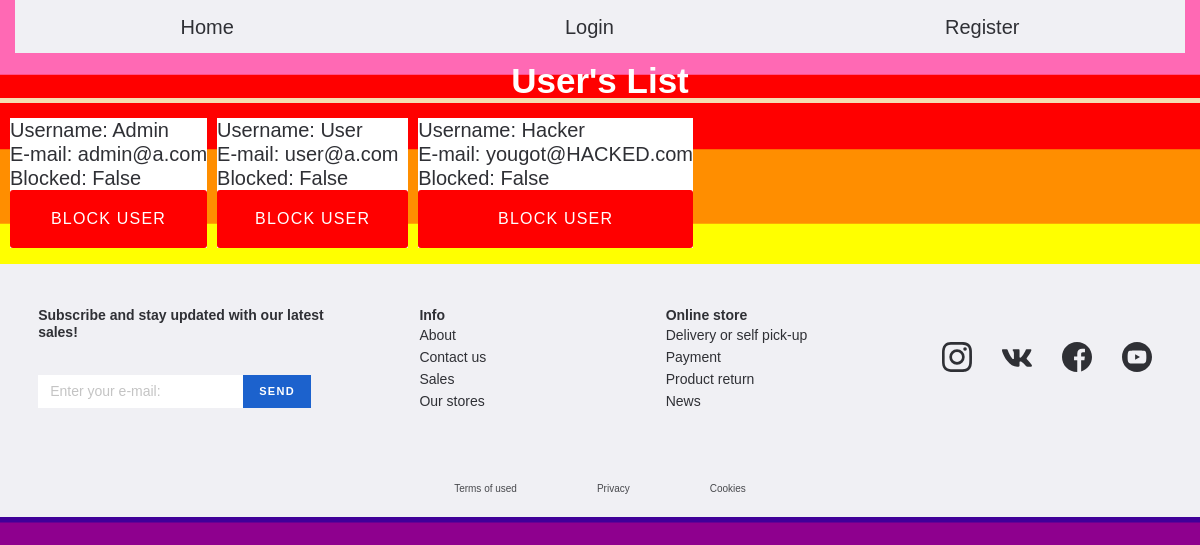
The page /admin/all_users on the database as committed earlier.
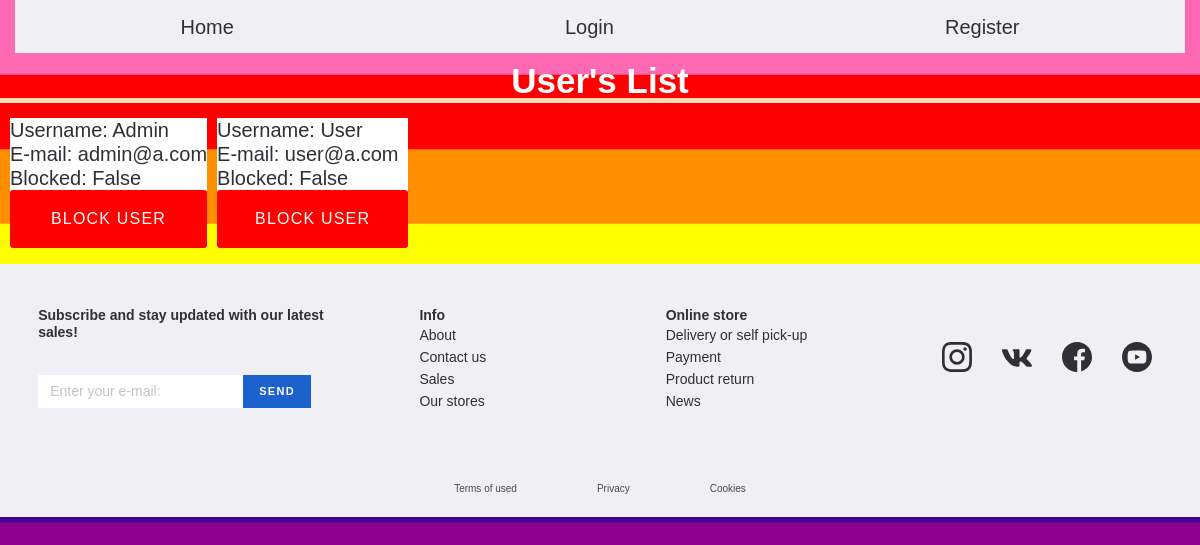
The same page on the database as committed later.
### tables this page shows
CREATE TABLE "users" (
	"username"	TEXT,
	"email"	TEXT UNIQUE,
	"blocked"	INTEGER,
	PRIMARY KEY("username")
);

### views/admins.py (the view)
@admin_blueprint.get('/all_users')
def all_users_get():
    return AdminLogic.users_list()

### db/db.py (called while the page is built)
def get_all_users() -> connection.cursor():
    with connection:
        cursor = connection.cursor()
        cursor.execute(SELECT_ALL_USERS)
        return cursor.fetchall()

def get_headers(database: str) -> List:
    with connection:
        cursor = connection.execute(f"select * from {database};")
        return list(map(lambda x: x[0], cursor.description))

### logic/admin_logic.py (called while the page is built)
def users_list():
    _users = User.find_all_from_db()
    return render_template('admin/user_list.html', users=_users)

### models/abc/model.py (called while the page is built)
    @classmethod
    def find_many_by(cls: Type[T], header: str = None) -> List[T]:
        if header == "users":
            database = get_all_users()
        else:
            database = get_all_passwords()
        headers = get_headers(header)  # "passwords" or "users"
        return [cls(**i) for i in cls.strip_tup(headers, database)]

    @classmethod
    def strip_tup(cls: Type[T], headers: List, database: List) -> Union[list, dict]:
        ret = {}
        ret_dict = {}
        if type(database) is list:
            for data in database:
                for j in range(len(data)):
                    ret_dict.update({headers[j]: data[j]})
                ret.update({uuid.uuid4().int: ret_dict})
                ret_dict = {}
            return list(ret.values())
        else:
            for i in range(len(database)):
                ret.update({headers[i]: database[i]})
            return ret

### models/user/user.py (called while the page is built)
    @classmethod
    def find_all_from_db(cls) -> List["User"]:
        return cls.find_many_by(cls.DATABASE)

### templates/admin/user_list.html (shortened to what this page needs)
{% extends "base.html" %}
{% block content %}
    <header class="list__header--decor">
        <h1 class="list__header-text--decor">User's List</h1>
    </header>
    <section>
        {% if users | length > 0 %}
            <div class="list-group mb-3 list-group--decor">
                {% for user in users %}
                    <div class="list-group-items list-group-items--decor">
                        <div class="list-group-item-heading" id="{{ user._name }}">
                            <p>
                                Username: {{ user._name }}<br>
                                E-mail: {{ user._email }}<br>
                            </p>
                            {% if user._blocked == 0 %}
                                <p>
                                    Blocked: False
                                </p>
                                    <button class="button button--block">
                                <a class="btn"
                                   href="{{ url_for('admin.block_user', block=user._name) }}">Block User</a>
                                 </button>
                            {% endif %}
                        </div>
                    </div>
                {% endfor %}
            </div>
        {% endif %}
    </section>
{% endblock %}

### templates/base.html (shortened to what this page needs)
<!DOCTYPE html>
<html lang="en">
<head>
    <link rel="stylesheet" href="https://cdnjs.cloudflare.com/ajax/libs/normalize/8.0.1/normalize.css" />
    <link rel="stylesheet" href="https://maxcdn.bootstrapcdn.com/bootstrap/4.0.0/css/bootstrap.min.css"
>
    <link rel="stylesheet" href="../static/front/css/style.css">
</head>
<body class="body">
<div class="header__bottom">
    <div class="container">
        <ul class="menu-categories">
            <li class="menu-categories__item">
                <a href="{{ url_for('home') }}" class="menu-categories__link">Home</a>
            </li>
            <li class="menu-categories__item">
                <a href="{{ url_for('users.login_get') }}" class="menu-categories__link">Login</a>
            </li>
            {% if session['name_email'] %}
                <li class="menu-categories__item">
                    <a href="{{ url_for('users.logout') }}" class="menu-categories__link">Logout </a>
                </li>
            {% else %}
                <li class="menu-categories__item">
                    <a href="{{ url_for('users.register_get') }}" class="menu-categories__link">Register</a>
                </li>
            {% endif %}
        </ul>
    </div>
    <div class="mt-3">
        {% block content %}
        {% endblock %}
    </div>
    {% include "footer.html" %}
</div>
</body>
</html>

### templates/footer.html
<footer class="footer">
    <div class="container">
        <div class="footer__top">
            <div class="footer__top-inner">
                <div class="footer__top-item footer__top-newslatter">
                    <h6 class="footer__top-title">Subscribe and stay updated with our latest sales!</h6>
                    <form action="" class="footer-form">
                        <input class="footer-form__input" type="text" placeholder="Enter your e-mail:">
                        <button class="footer-form__btn" type="submit">Send</button>
                    </form>
                </div>
                <div class="footer__top-item footer__top-item--itemdrop">
                    <h6 class="footer__top-title footer__topdrop">Info</h6>
                    <ul class="footer-list ">
                        <li class="footer-list-item"><a href="#">About
                        </a></li>
                        <li class="footer-list-item"><a href="#">Contact us</a></li>
                        <li class="footer-list-item"><a href="#">Sales</a></li>
                        <li class="footer-list-item"><a href="#"> Our stores</a></li>
                    </ul>
                </div>
                <div class="footer__top-item ">
                    <h6 class="footer__top-title footer__topdrop">Online store
                    </h6>
                    <ul class="footer-list ">
                        <li class="footer-list-item"><a href="#">Delivery or self pick-up
                        </a></li>
                        <li class="footer-list-item"><a href="#">Payment</a></li>
                        <li class="footer-list-item"><a href="#">Product return</a></li>
                        <li class="footer-list-item"><a href="#"> News</a></li>
                    </ul>
                </div>
                <div class="footer__top-item footer__top-social">
                    <ul class="footer__top-social-list">
                        <li class="footer__top-social-list__item"><a href="#"><img
                                src="../static/front/res/img/footer/Insta.svg"
                                alt=""></a></li>
                        <li class="footer__top-social-list__item"><a href="#"><img
                                src="../static/front/res/img/footer/VK.svg" alt=""></a>
                        </li>
                        <li class="footer__top-social-list__item"><a href="#"><img
                                src="../static/front/res/img/footer/facebook.svg" alt=""></a>
                        </li>
                        <li class="footer__top-social-list__item"><a href="#"><img
                                src="../static/front/res/img/footer/youtube.svg" alt=""></a>
                        </li>
                    </ul>
                </div>
            </div>
        </div>
        <div class="footer__bottom">
            <a class="footer__bottom-link" href="footer__bottom-link">Terms of used</a>
            <a class="footer__bottom-link" href="footer__bottom-link">Privacy</a>
            <a class="footer__bottom-link" href="footer__bottom-link">Cookies</a>
        </div>
    </div>
</footer>

### static/front/css/style.css (style rules this page uses)
html, body, div, span, applet, object, iframe, h1, h2, h3, h4, h5, h6, p, blockquote, pre, a, abbr, acronym, address, big, cite, code, del, dfn, em, img, ins, kbd, q, s, samp, small, strike, strong, sub, sup, tt, var, b, u, i, center, dl, dt, dd, ol, ul, li, fieldset, form, label, legend, table, caption, tbody, tfoot, thead, tr, th, td, article, aside, canvas, details, embed, figure, figcaption, footer, header, hgroup, menu, nav, output, ruby, section, summary, time, mark, audio, video { margin: 0; padding: 0; border: 0; font-size: 100%; font: inherit; vertical-align: baseline; }
article, aside, details, figcaption, figure, footer, header, hgroup, menu, nav, section { display: block; }
a { text-decoration: none; }
body { line-height: 1; }
ol, ul { list-style: none; }
html { box-sizing: border-box; }
*, *::before, *::after { box-sizing: inherit; }
a { text-decoration: none; color: inherit; display: inline-block; }
ul, li { margin: 0; padding: 0; list-style: none; }
h1, h2, h3, h4, h5, h6 { margin: 0; }
p { margin: 0; }
html { font-family: "Roboto", sans-serif; }
body { color: #2f3035; font-family: "SFProDisplay-Regular", sans-serif; font-size: 20px; line-height: 24px; font-weight: 400; overflow-x: hidden; min-width: 320px; }
.container { max-width: 1200px; padding: 0 15px; margin: 0 auto; }
.menu-categories { background-color: #f0f0f4; display: flex; align-items: center; justify-content: space-around; min-height: 53px; }
.menu-categories__link { transition: font-weight 0.6s; font-weight: 400; padding: 15px 0 14px; position: relative; }
.menu-categories__link::before { content: ""; position: absolute; width: 0; right: 0; left: auto; background-color: #1c62cd; height: 3px; bottom: -2px; transition: all 0.3s; }
.header__bottom { margin-bottom: 80px; }
.button { cursor: pointer; font-size: 10px; font-weight: 500; font-style: normal; letter-spacing: 0.12em; line-height: 17px; text-transform: uppercase; color: #fff; font-family: "SFProDisplay-Bold", sans-serif; background: #1c62cd; border-radius: 3px; padding: 10px 25px 10px; border: none; outline: none; }
.body { background-image: url(../res/img/flag.svg); }
.footer { background-color: #f0f0f4; }
.footer-list { font-size: 14px; line-height: 22px; }
.footer-form { margin-top: 34px; display: flex; justify-content: space-between; }
.footer-form__input { background-color: #fff; border: none; line-height: 17px; font-size: 14px; padding: 0 12px; }
.footer-form__input::placeholder { color: #c4c4c4; }
.footer-form__btn { cursor: pointer; text-transform: uppercase; padding: 10px 16px; border: none; background-color: #1c62cd; color: white; font-weight: 600; font-size: 11px; line-height: 13px; letter-spacing: 0.12em; font-family: "SFProDisplay-Semibold", sans-serif; }
.footer .footer-form { display: flex; justify-content: flex-start; }
.footer__top { padding-top: 43px; }
.footer__top-inner { display: flex; justify-content: space-between; }
.footer__top-title { font-weight: bold; font-size: 14px; line-height: 17px; }
.footer__top-item { width: 200px; }
.footer__top-newslatter { width: 295px; margin-right: 40px; }
.footer__top-social { width: 250px; }
.footer__top-social-list { display: flex; align-items: center; height: 100%; }
.footer__top-social-list__item { margin-left: 30px; }
.footer__bottom { padding: 46px 0 22px; display: flex; justify-content: center; }
.footer__bottom-link { line-height: 12px; color: #48494d; font-size: 10px; margin: 0 40px; }
.footer__topdrop { pointer-events: none; }
.footer__top-inner { flex-wrap: wrap; justify-content: space-around; }
.footer__top-item { margin-bottom: 25px; }
.list__header--decor { display: flex; justify-content: center; border-bottom:solid 5px wheat ; margin-top: 5px; margin-bottom: 15px; }
.list__header-text--decor { color: #fff; font-weight: bold; font-size: 35px; margin-bottom: 5px; }
.list-group--decor { display: flex; flex-direction: row; justify-content: flex-start; }
.list-group-items--decor { display: flex; flex-direction: column; background-color: #fff; margin-left: 10px; }
.button--block { width: 100%; background: red; }

Rows that differ between the two databases and show on the page:
removed users: _name "Hacker", _email "yougot@HACKED.com"
